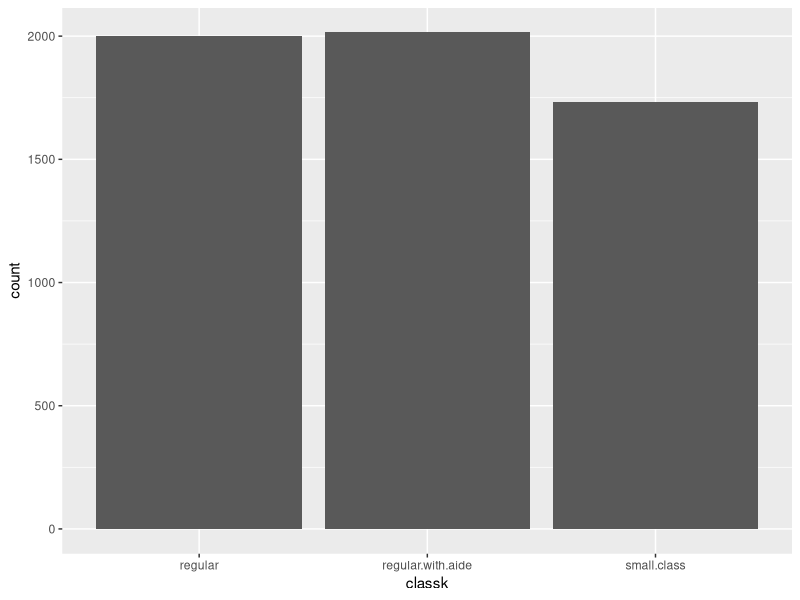
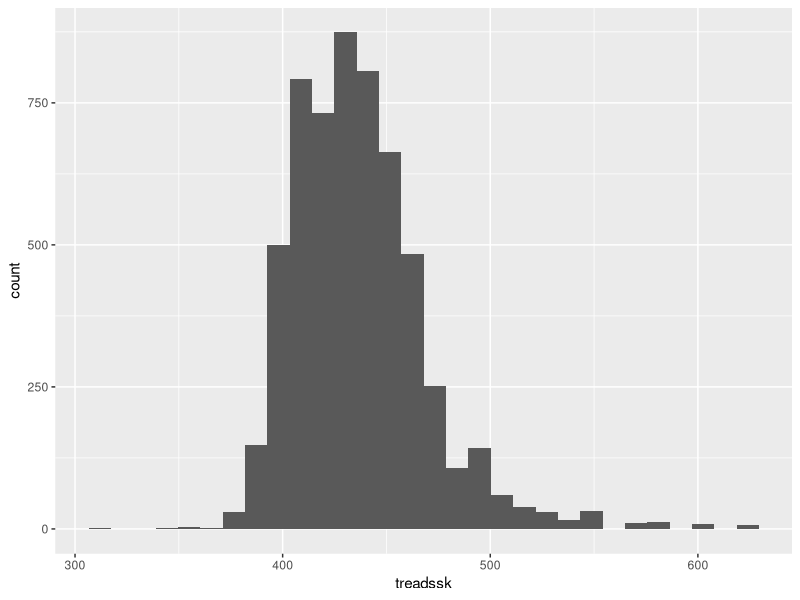
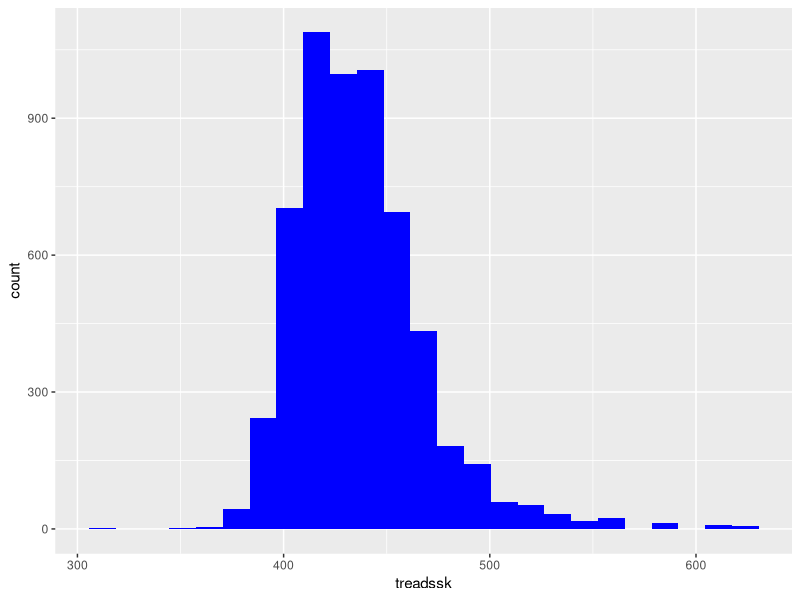
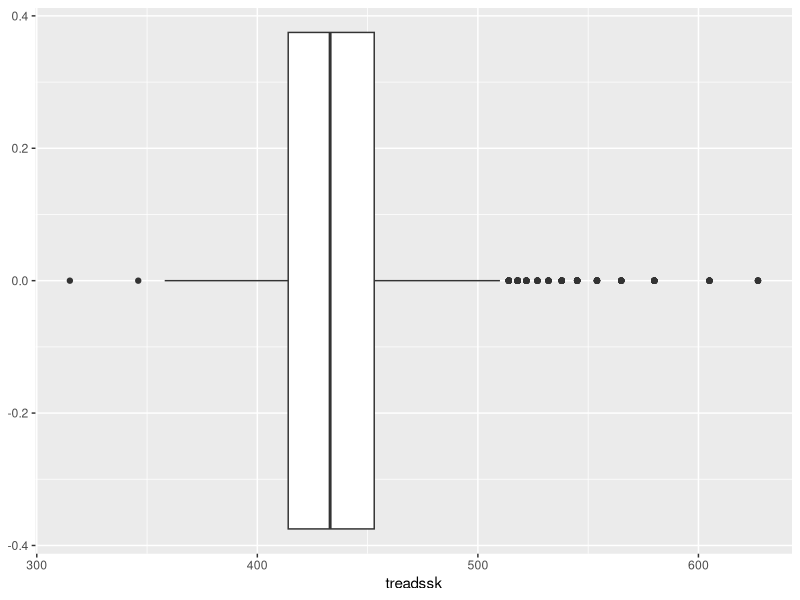
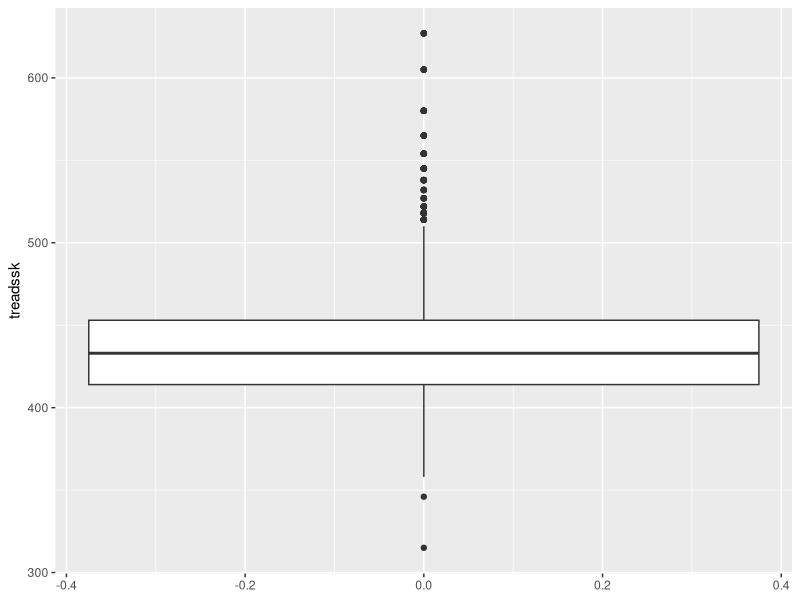
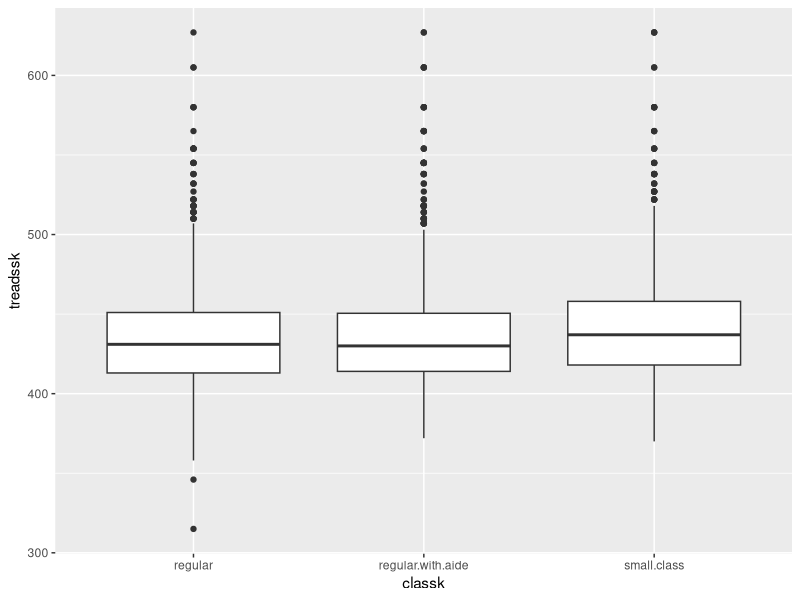
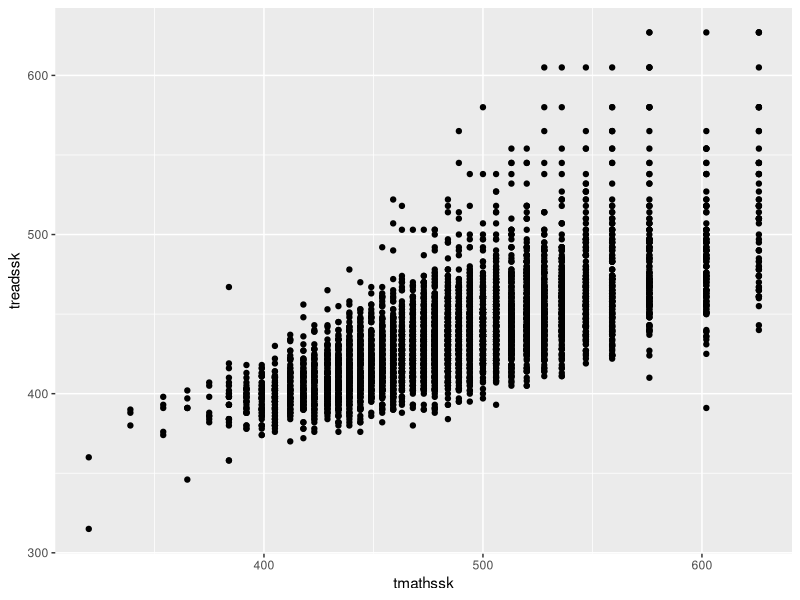
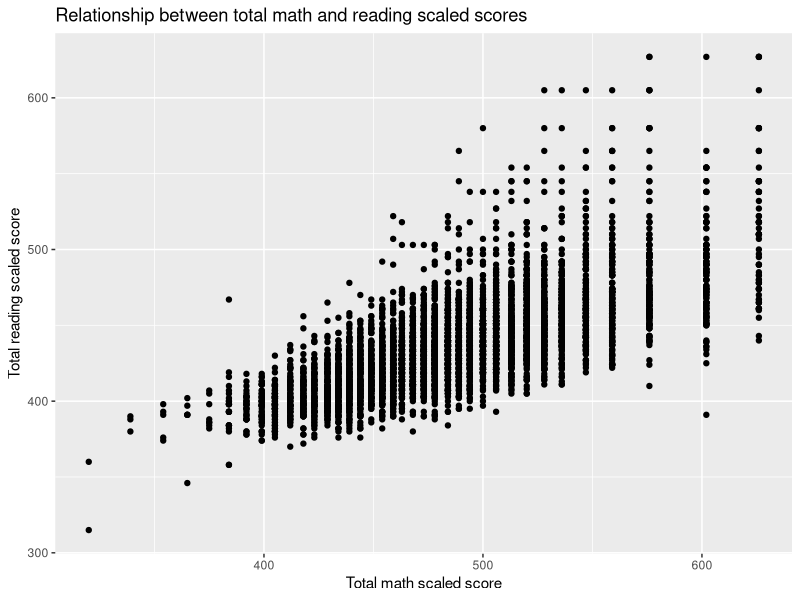

Reproduce these figures in R, in order.
library(tidyverse)
library(readxl)


star <- read_excel("datasets/star/star.xlsx")
head(star)

# Select given columns from star
select(star, tmathssk,treadssk,schidkn)


star_selected <- select(star, tmathssk,treadssk,schidkn)
head(star_selected)




select(star, -tmathssk, -treadssk, -schidkn)


select(star, -c(tmathssk, treadssk, schidkn))

# Select all columns between tmathssk and totexpk;
# Re-assign results back to star
star <- select(star, tmathssk:totexpk)
head(star)

# Calculate total score, months of experience
mutate(star, score_ttl = tmathssk+treadssk, months_exp = totexpk*12)

# Rename tmathssk and treadssk as 
# math_score and reading_score, respectively 
rename(star, math_score=tmathssk, reading_score=treadssk)

# Sort
arrange(star, classk)

# Filter
filter(star, classk == 'small.class')
filter(star, treadssk >= 500)
filter(star, classk == 'small.class' & treadssk >= 500)


# Group by 
star_grouped <- group_by(star, classk)
head(star_grouped)

# Average math score by class size
summarize(star_grouped, avg_math = mean(tmathssk))


?summarise
# Read in our data sets
star <- read_excel("datasets/star/star.xlsx")
head(star)
districts <- read_excel("datasets/star/district-names.xlsx")
head(districts)

# Left outer join star on districts
left_join(star, districts)

# Get the average reading score
# by class type, sorted high to low 

star_grouped <- group_by(star, classk)
star_avg_reading <- summarize(star_grouped, avg_reading = mean(treadssk))
star_avg_reading_sorted <- arrange(star_avg_reading, desc(avg_reading))
star_avg_reading_sorted  

# Piping %>% 
# Get the average reading score
# by class type, sorted high to low 

star %>% 
  group_by(classk) %>% 
  summarise(avg_reading = mean(treadssk)) %>% 
  arrange(desc(avg_reading))

# Average math and reading score
# for each school district
star %>% 
  group_by(schidkn) %>% 
  summarise(avg_read = mean(treadssk), avg_math = mean(tmathssk)) %>% 
  arrange(schidkn) %>% 
  head()




# Count plot
ggplot(data=star,aes(x=classk))+
  geom_bar()

# Histogram
ggplot(data=star,aes(x=treadssk))+
  geom_histogram()


?geom_histogram

ggplot(data = star, aes(x = treadssk))+
  geom_histogram(bins = 25, fill = 'blue')


# Boxplot
ggplot(data=star,aes(x=treadssk))+
  geom_boxplot()


# "Flipped" boxplot
ggplot(data = star, aes(y = treadssk))+
  geom_boxplot()



# Grouped boxplot
ggplot(data=star,aes(x=classk,y=treadssk))+
  geom_boxplot()

# Scatterplot
ggplot(data=star,aes(x=tmathssk,y=treadssk))+
  geom_point()

# Scatterplot with custom axis labels and title
ggplot(data=star,aes(x=tmathssk,y=treadssk))+
  geom_point() + 
  xlab('Total math scaled score') + ylab('Total reading scaled score')+
  ggtitle('Relationship between total math and reading scaled scores')
